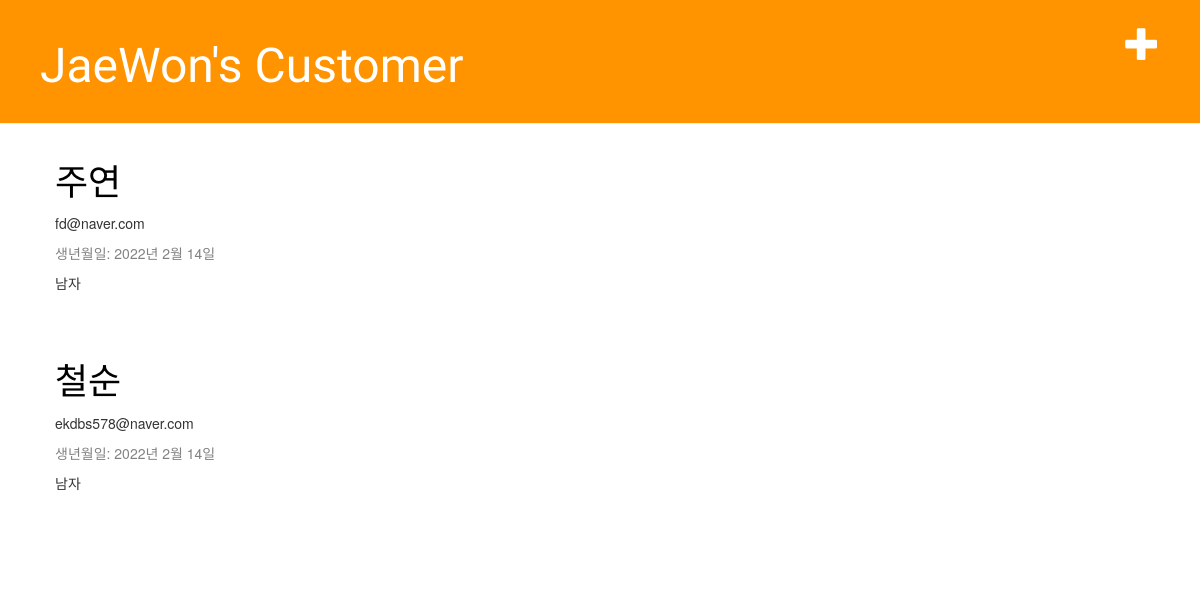
The app's page /, older data.
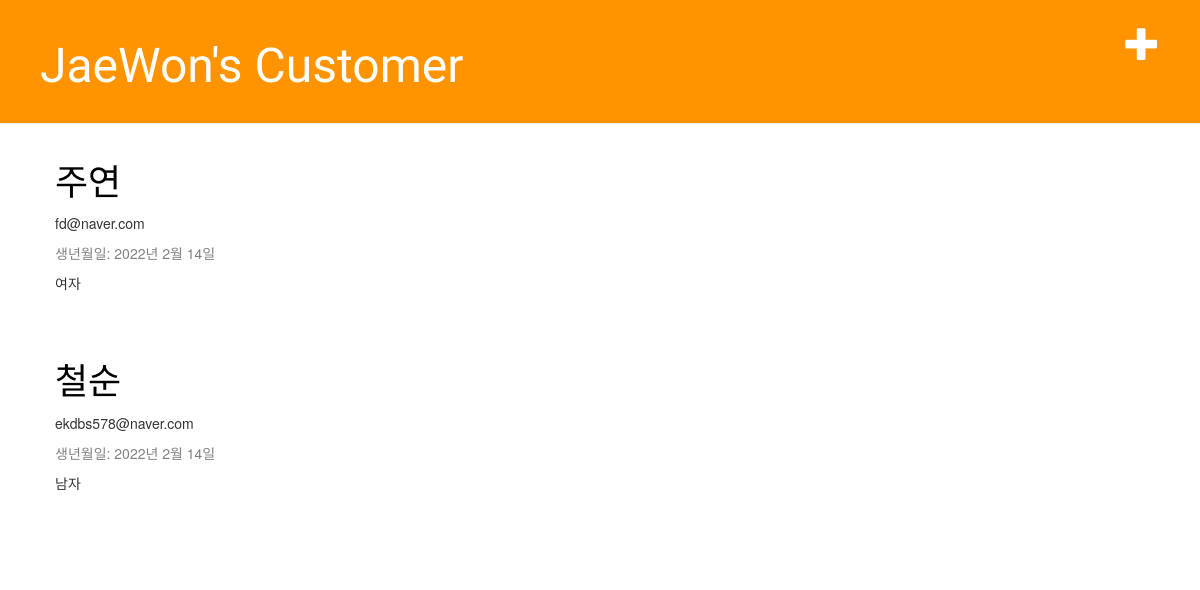
The same page, newer data.
### customer/models.py (models this page shows, shortened)
class Customer(models.Model):
    name = models.CharField(max_length=100,validators=[min_length_2_validator])
    email = models.EmailField()
    birthdate = models.DateField()
    gender = models.BooleanField(default=True)

### customer/views.py (the view)
# urls.py: path('', views.customer_list, name='customer_list'),
def customer_list(request):
    custs = Customer.objects.order_by('name')
    return render(request, 'customer/customer_list.html',{'customers':custs})

### customer/templates/customer/customer_list.html
{% extends 'customer/base.html' %}
{% block content %}
    {% for cust in customers %}
        <div class="post">
            <h1><a href="{% url 'customer_detail' pk=cust.pk %}">{{ cust.name }}</a></h1>
            <p>{{ cust.email }}</p>
            <div class="date">
                <p>생년월일: {{ cust.birthdate }}</p>
            </div>
            {% if cust.gender is True %}
                <p>남자</p>
            {% else %}
                <p>여자</p>
            {% endif %}
        </div>
    {% empty %}
        <p>고객이 없습니다.</p>
    {% endfor %}
{% endblock %}

Row changes from the older to the newer data that the page shows:
changed Customer "주연": gender "남자" → "여자"
